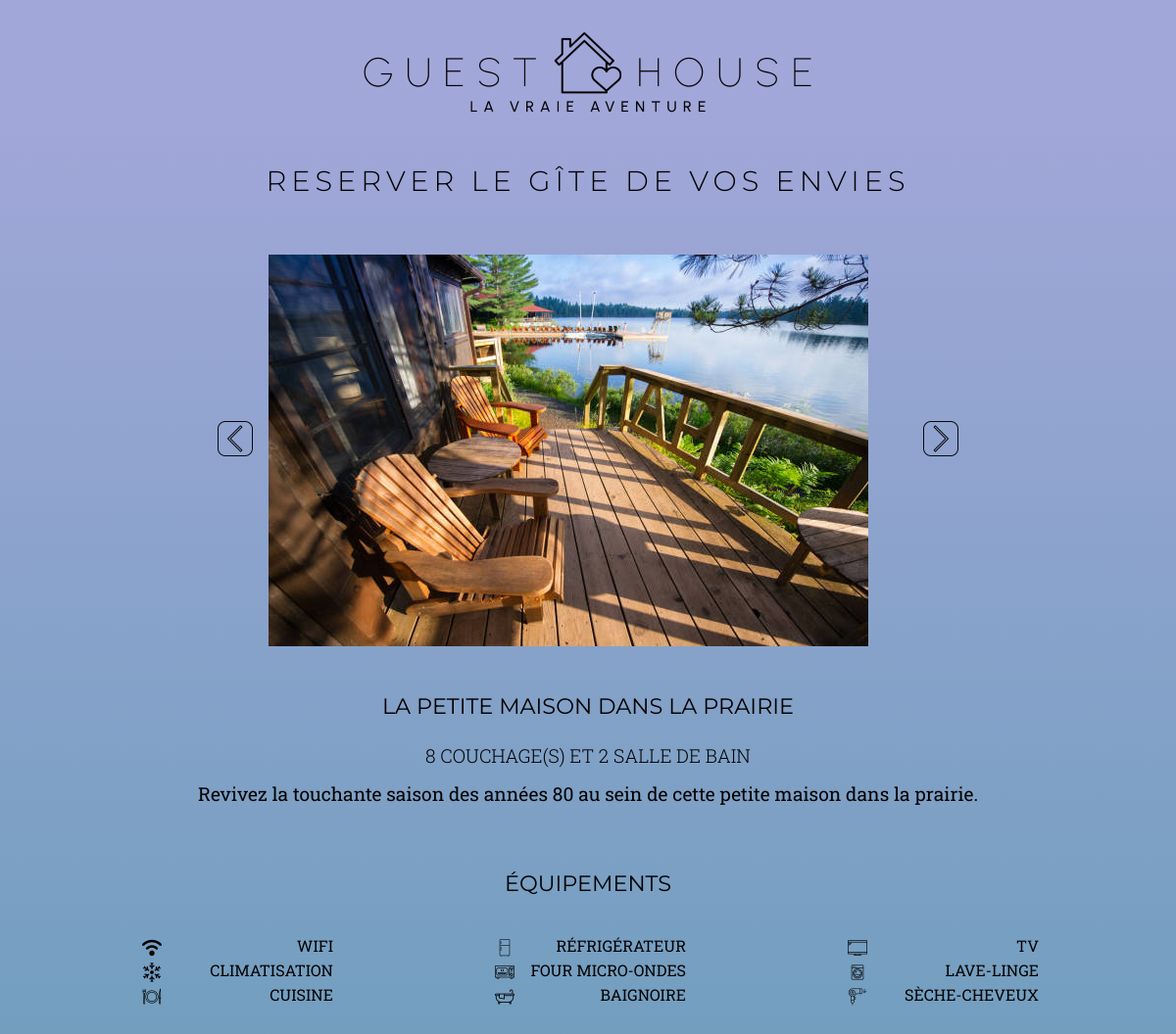
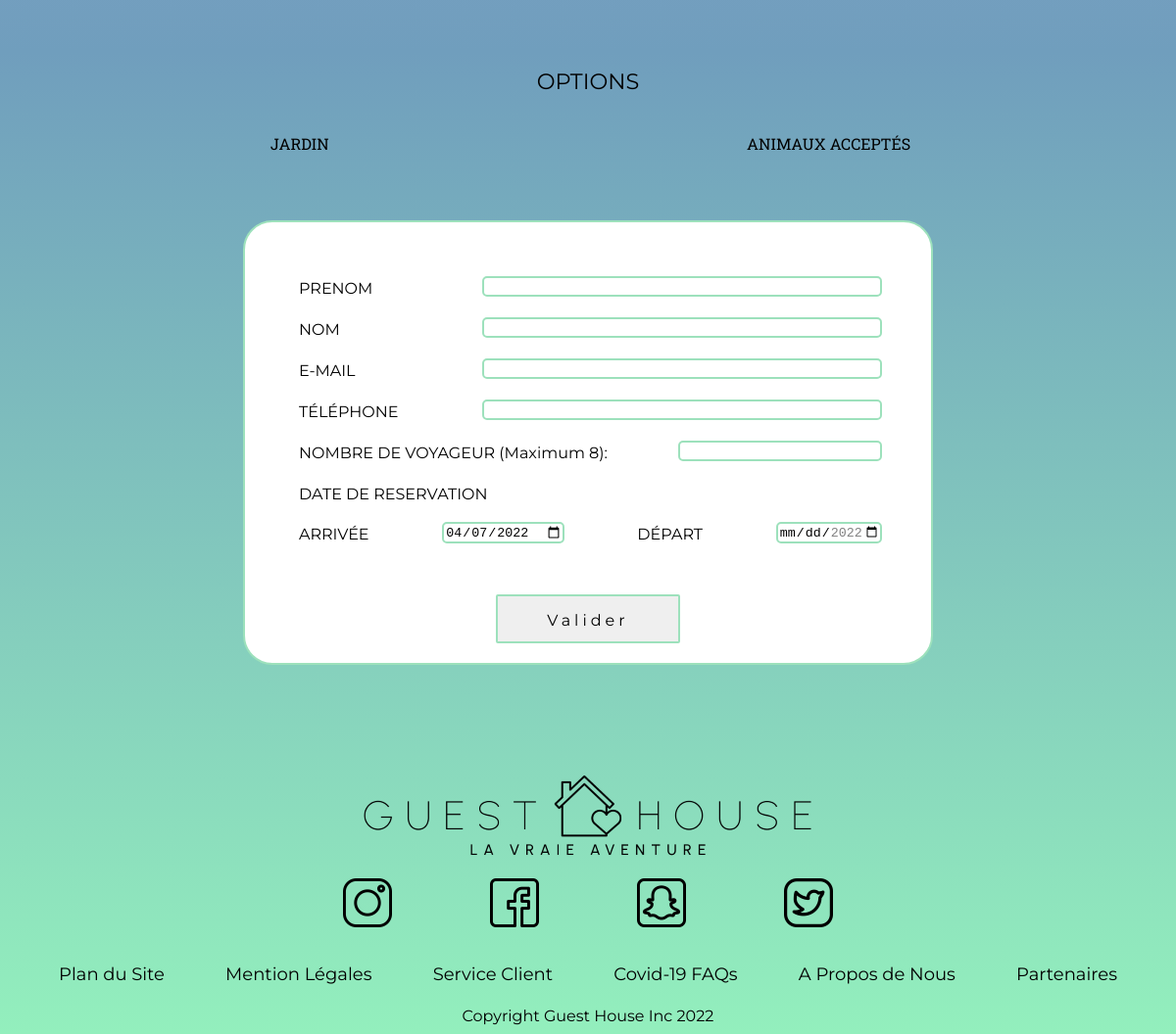
Screenshot of /resa-user-form.php?id=64 with the database file from the repository (2 pictures, top to bottom).
### tables this page shows
CREATE TABLE IF NOT EXISTS `image` (
  `id_image` int(11) NOT NULL AUTO_INCREMENT,
  `id_gite` int(11) NOT NULL,
  `name_image` varchar(255) NOT NULL,
  PRIMARY KEY (`id_image`)
);

CREATE TABLE IF NOT EXISTS `cottages` (
  `id_gite` int(11) NOT NULL AUTO_INCREMENT,
  `id_categ` int(11) NOT NULL,
  `name_gite` varchar(255) NOT NULL,
  `name_simple_gite` varchar(255) NOT NULL,
  `location_gite` varchar(255) NOT NULL,
  `profil_gite` varchar(255) NOT NULL,
  `desc_gite` text NOT NULL,
  `nbr_sleeping` int(11) NOT NULL,
  `nbr_bathroom` int(11) NOT NULL,
  `price_night` int(11) NOT NULL,
  PRIMARY KEY (`id_gite`)
);

CREATE TABLE IF NOT EXISTS `options` (
  `id_suppl` int(11) NOT NULL AUTO_INCREMENT,
  `name_suppl` varchar(25) NOT NULL,
  PRIMARY KEY (`id_suppl`)
);

### resa-user-form.php (the view, shortened to what this page needs)
<?php
require_once 'connect.php';
$idGite = $_GET['id'];
$reqGite = $db->prepare('SELECT `id_categ`, `name_gite`, `name_simple_gite`, `location_gite`, `profil_gite`, `desc_gite`, `nbr_sleeping`, `nbr_bathroom`, `price_night` FROM `cottages` WHERE `id_gite` = :id_gite');
$reqGite->bindParam('id_gite', $idGite, PDO::PARAM_INT);
$reqGite->execute();
$value = $reqGite->fetch(PDO::FETCH_ASSOC);
$redgGiteOpt = $db->prepare('SELECT `id_gite_suppl`, `id_gite`, `id_suppl` FROM `gite_option` WHERE `id_gite` = :id_gite ORDER BY `id_suppl` ASC');
$redgGiteOpt->bindParam('id_gite', $idGite, PDO::PARAM_STR);
$redgGiteOpt->execute();
$valuegGiteOpt = $redgGiteOpt->fetchAll(PDO::FETCH_ASSOC);
$reqImage = $db->prepare('SELECT `name_image` FROM `image` WHERE `id_gite` = :id_gite');
$reqImage->bindParam('id_gite', $idGite, PDO::PARAM_INT);
$reqImage->execute();
$valueImage = $reqImage->fetchAll(PDO::FETCH_ASSOC);
?>
<!DOCTYPE html>
<html lang="en">
<head>
    <link rel="stylesheet" href="./templates/css/style.css">
</head>
<body class="body-resa">
    <header>
        <figure class="justify-header">
            <a href="#"><img src="./templates/img/icon/logo.png" alt="Logo du Site"></a>
        </figure>
    </header>
    <main class="reservation-utilisateur">
        <div class="reservation-user">
            <h1 class="titre-resa-user">RESERVER LE GÎTE DE VOS ENVIES</h1>
        </div>
        <div id="slider">
            <div id="slider-container"><img src="./img/gite/<?= $valueImage[0]['name_image'] ?>" alt="image du slider" id="slide"></div>
            <div id="left"><img src="./templates/img/icon/left.png" alt="Bouton fleche gauche"></div>
            <div id="right"><img src="./templates/img/icon/right.png" alt="Bouton fleche droite"></div>
        </div>
        <h2 class="titre-logement"><?= $value['name_gite'] ?></h2>
        <p class="description-resa-user"><?= $value['nbr_sleeping'] ?> couchage(s) et <?= $value['nbr_bathroom'] ?> salle de bain</p>
        <p class="row-limit-size description-gite"><?= $value['desc_gite'] ?></p>
        <h2 class="titre-logement">ÉQUIPEMENTS</h2>
        <div class="row-limit-size equipements">
            <div class="equip-flex">
                <figcaption class="flex-btw">
                    <img src="./templates/img/icon/wifi.png" alt="wifi logo">
                    <p class="equip-figcap">WIFI</p>
                </figcaption>
                <figcaption class="flex-btw">
                    <img src="./templates/img/icon/clima.png" alt="clima logo">
                    <p class="equip-figcap">CLIMATISATION</p>
                </figcaption>
                <figcaption class="flex-btw">
                    <img src="./templates/img/icon/cuisine.png" alt="assiette logo">
                    <p class="equip-figcap">CUISINE</p>
                </figcaption>
            </div>
            <div class="equip-flex">
                <figcaption class="flex-btw">
                    <img src="./templates/img/icon/frigo.png" alt="refrigerateur logo">
                    <p class="equip-figcap">RÉFRIGÉRATEUR</p>
                </figcaption>
                <figcaption class="flex-btw">
                    <img src="./templates/img/icon/four.png" alt="micro-ondes logo">
                    <p class="equip-figcap">FOUR MICRO-ONDES</p>
                </figcaption>
                <figcaption class="flex-btw">
                    <img src="./templates/img/icon/baignoire.png" alt="abaignoire logo">
                    <p class="equip-figcap">BAIGNOIRE</p>
                </figcaption>
            </div>
            <div class="equip-flex">
                <figcaption class="flex-btw">
                    <img src="./templates/img/icon/tv.png" alt="tv logo">
                    <p class="equip-figcap">TV</p>
                </figcaption>
                <figcaption class="flex-btw">
                    <img src="./templates/img/icon/lave-linge.png" alt="lave-linge logo">
                    <p class="equip-figcap">LAVE-LINGE</p>
                </figcaption>
                <figcaption class="flex-btw">
                    <img src="./templates/img/icon/seche.png" alt="seche-cheveux logo">
                    <p class="equip-figcap">SÈCHE-CHEVEUX</p>
                </figcaption>
            </div>
        </div>
        <h2 class="titre-logement">OPTIONS</h2>
        <div class="row-limit-size equipements">
            <?php
            if (!empty($valuegGiteOpt[0]['id_suppl'])) {
                $reqOpt = $db->prepare('SELECT `id_suppl`, `name_suppl` FROM `options` WHERE `id_suppl` = :opt');
                $reqOpt->bindParam('opt', $valuegGiteOpt[0]['id_suppl'], PDO::PARAM_INT);
                $reqOpt->execute();
                $valueOpt = $reqOpt->fetch(PDO::FETCH_ASSOC);
            ?>
                <figcaption class="flex-btw padd-option">
                    <p class="equip-figcap"><?= $valueOpt['name_suppl'] ?></p>
                </figcaption>
            <?php
            }
            ?>
            <?php
            if (!empty($valuegGiteOpt[1]['id_suppl'])) {
                $reqOpt = $db->prepare('SELECT `id_suppl`, `name_suppl` FROM `options` WHERE `id_suppl` = :opt');
                $reqOpt->bindParam('opt', $valuegGiteOpt[1]['id_suppl'], PDO::PARAM_INT);
                $reqOpt->execute();
                $valueOpt = $reqOpt->fetch(PDO::FETCH_ASSOC);
            ?>
                <figcaption class="flex-btw padd-option">
                    <p class="equip-figcap"><?= $valueOpt['name_suppl'] ?></p>
                </figcaption>
            <?php
            }
            ?>
        </div>
        <section class="row-limit-size section-padding">
            <form action="#form-resa-user" method="POST" class="form-envoie-resa" id="form-resa-user">
                <div class="flex-btw">
                    <label for="firstname_client" class="label-form-filter">PRENOM</label>
                    <input type="text" class="input-resa" name="firstname_client" id="firstname_client" required>
                </div>
                <br>
                <div class="flex-btw">
                    <label for="lastname_client" class="label-form-filter">NOM</label>
                    <input type="text" name="lastname_client" id="lastname_client" class="input-resa" required>
                </div>
                <br>
                <div class="flex-btw">
                    <label for="mail_client" class="label-form-filter">E-MAIL</label>
                    <input type="email" size="30" name="mail_client" id="mail_client" class="input-resa" required>
                </div>
                <br>
                <div class="flex-btw">
                    <label for="phone_client" class="label-form-filter">TÉLÉPHONE</label>
                    <input type="tel" name="phone_client" id="phone_client" class="input-resa" required>
                </div>
                <br>
                <div class="flex-btw">
                    <label for="nbr_traveller" class="label-form-filter">NOMBRE DE VOYAGEUR (Maximum <?= $value['nbr_sleeping'] ?>): </label>
                    <input type="number" min="1" name="nbr_traveller" id="nbr_traveller" class="input-resa nb-resa" max="<?= $value['nbr_sleeping'] ?>" required>
                </div>
                <br>
                <div class="flex-btw">
                    <label for="" class="label-form-filter">DATE DE RESERVATION</label> <br>
                </div>
                <div class="flex-btw around">
                    <label for="start_date_reserv" class=" label-form-filter">ARRIVÉE</label>
                    <input type="date" min="<?= date('Y-m-d') ?>" value="<?= date('Y-m-d') ?>" class="date-input-resa" name="start_date_reserv" id="start_date_reserv" required>
                    <label for="end_date_reserv" class="label-form-filter">DÉPART</label>
                    <input type="date" min="<?= date('Y-m-d', strtotime('+1 day')) ?>" max="<?= date('Y-m-d', strtotime('+3 months')) ?>" class="date-input-resa" name="end_date_reserv" id="end_date_reserv" required>
                </div>
                <br><br>
                <button class="btn-util btn-filtrer" type="submit" name="submit">Valider</button>
            </form>
        </section>
        <footer>
            <figure class="row-limit-size"><a href="#"><img class="footer-logo" src="./templates/img/icon/logo.png" alt="Logo du site"></a></figure>
            <div class="row-limit-size justify-footer absolut">
                <figure class="reseaux-s"><a href="#"><img class="reseaux-sociaux" src="./templates/img/icon/instagram1.png" alt="Logo d'instagram"></a></figure>
                <figure class="reseaux-s"><a href="#"><img class="reseaux-sociaux" src="./templates/img/icon/facebook1.png" alt="Logo du facebook"></a></figure>
                <figure class="reseaux-s"><a href="#"><img class="reseaux-sociaux" src="./templates/img/icon/snap1.png" alt="Logo du snapchat"></a></figure>
                <figure class="reseaux-s"><a href="#"><img class="reseaux-sociaux" src="./templates/img/icon/twitter.png" alt="Logo du twitter"></a></figure>
            </div>
            <div class="row-limit-size">
                <nav class="menu-footer justify-footer block">
                    <ul>
                        <li><a href="#">Plan du Site</a></li>
                        <li><a href="#">Mention Légales</a></li>
                        <li><a href="#">Service Client</a></li>
                        <li><a href="#">Covid-19 FAQs</a></li>
                        <li><a href="#">A Propos de Nous</a></li>
                        <li><a href="#">Partenaires</a></li>
                    </ul>
                </nav>
                <p class="copyright">Copyright Guest House Inc 2022</p>
            </div>
        </footer>
</body>
</html>

### rows the page displays
image: name_image (picture)
cottages: name_gite "LA PETITE MAISON DANS LA PRAIRIE", nbr_sleeping "8", nbr_bathroom "2", desc_gite "Revivez la touchante saison des années 80 au sein de cette petite maison dans la prairie."
options: name_suppl "JARDIN"
options: name_suppl "ANIMAUX ACCEPTÉS"
